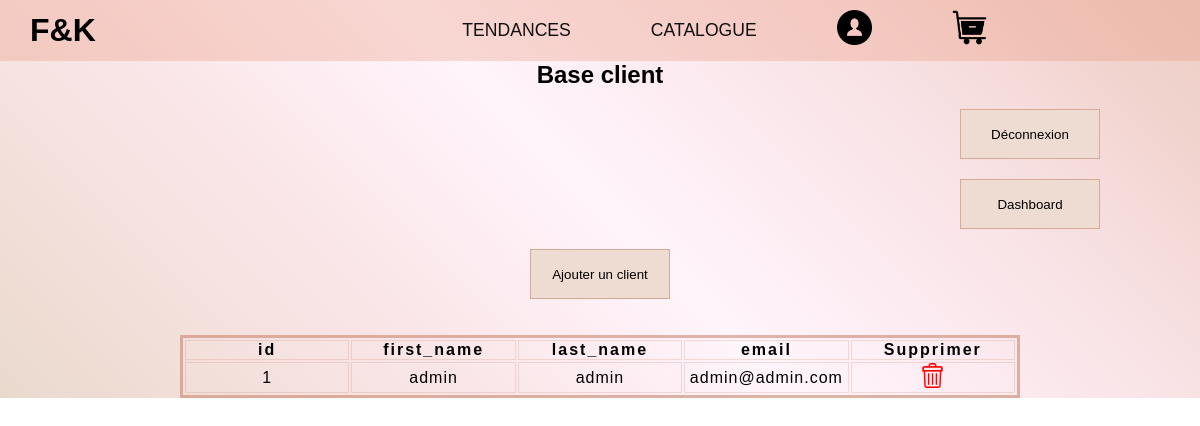
Page /base_client.php (signed in) on the earlier database version.
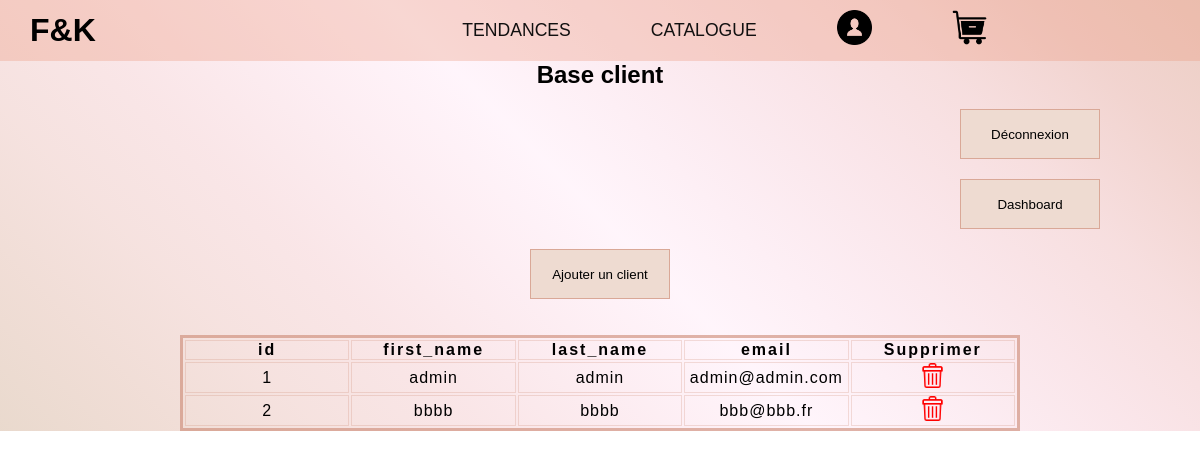
Same page on the later database version.
### tables this page shows
CREATE TABLE `users` (
  `id` int NOT NULL,
  `first_name` varchar(255) NOT NULL,
  `last_name` varchar(255) NOT NULL,
  `email` varchar(255) NOT NULL,
  `password` varchar(255) NOT NULL,
  `admin` int DEFAULT NULL
);

### src/base_client.php (the view, shortened to what this page needs)
<?php
require_once("connect.php");
$sql = "SELECT * FROM users";
$query = $db->prepare($sql);
$query->execute();
$users = $query->fetchAll(PDO::FETCH_ASSOC);
?>
<!DOCTYPE html>
<html lang="fr">
<head>
    <link rel="stylesheet" href="style.css">
</head>
<body>
<section class="admin_dashboard">
        <?php
        include './element/navbar.php';
        ?>
            <h1 class="article_dashboard">Base client</h1>
            <button class="dashboard-btn dashboard-btn_1"><a href="logout.php">Déconnexion</a></button>
            <button class="dashboard-btn dashboard-btn_1"><a href="admin_dashboard.php">Dashboard</a></button>
            <table class="tb3">
                <thead>
                    <th>id</th>
                    <th>first_name</th>
                    <th>last_name</th>
                    <th>email</th>
                    <th> Supprimer  </th>
                </thead>
                <tbody>
                <?php
                foreach ($users as $u) {
                ?>
                    <tr>
                        <td><?= $u["id"] ?></td>
                        <td><?= $u["first_name"] ?></td>
                        <td><?= $u["last_name"] ?></td>
                        <td><?= $u["email"] ?></td>
                        <td>
                            <a href="delete.php?id=<?= $u["id"] ?>"><img src="img/icon/trash.png" height="25px" alt="Supprimer"></a>
                        </td>
                    </tr>
                <?php
                }
                ?>
                <div>
                    <button class="dashboard-btn"><a href="inscription.php">Ajouter un client</a></button>
                    <br>
                    <br>
                </div>
            </tbody>
        </table>
    </section>
</body>
</html>

Differences in the rows shown:
added users: id "2", first_name "bbbb", last_name "bbbb", email "bbb@bbb.fr"
